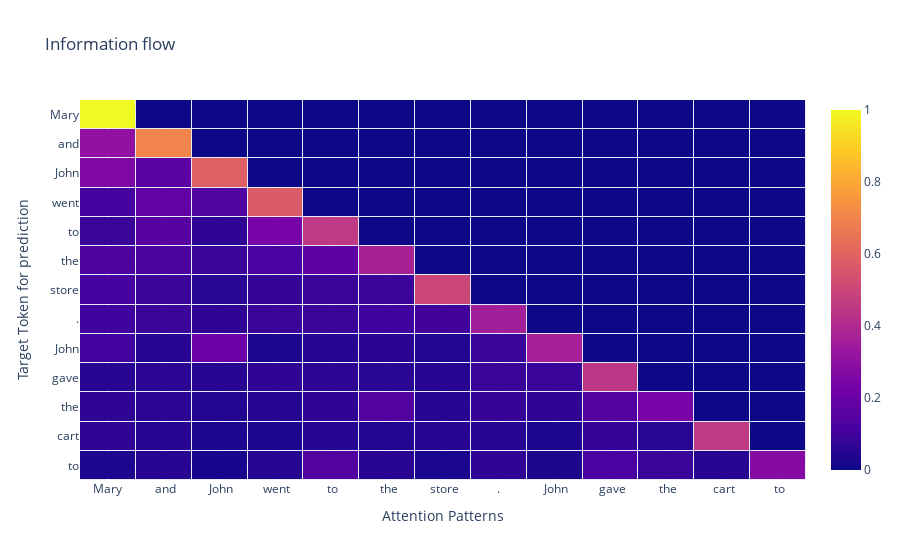
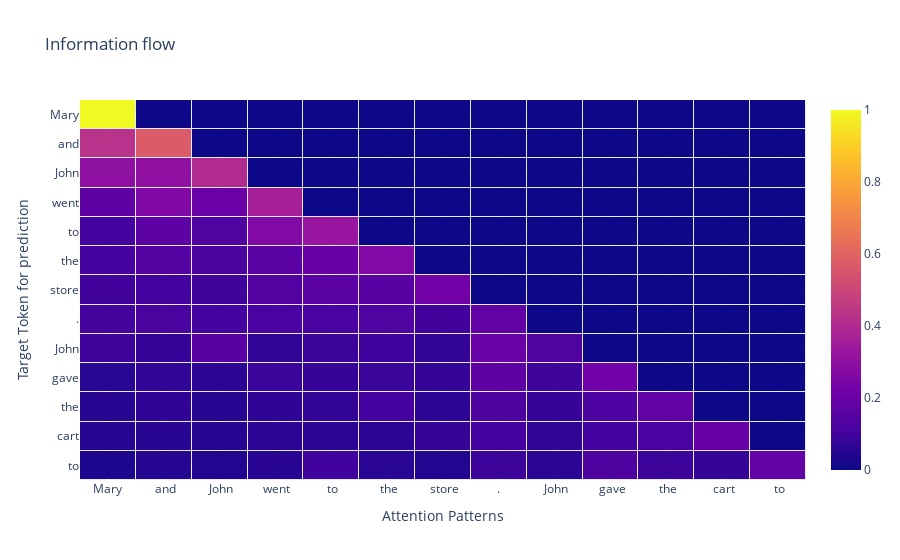
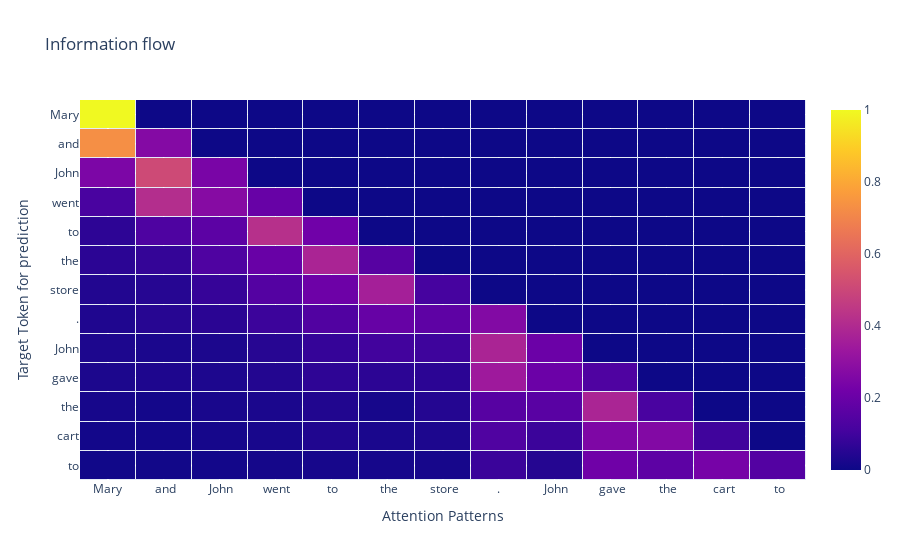
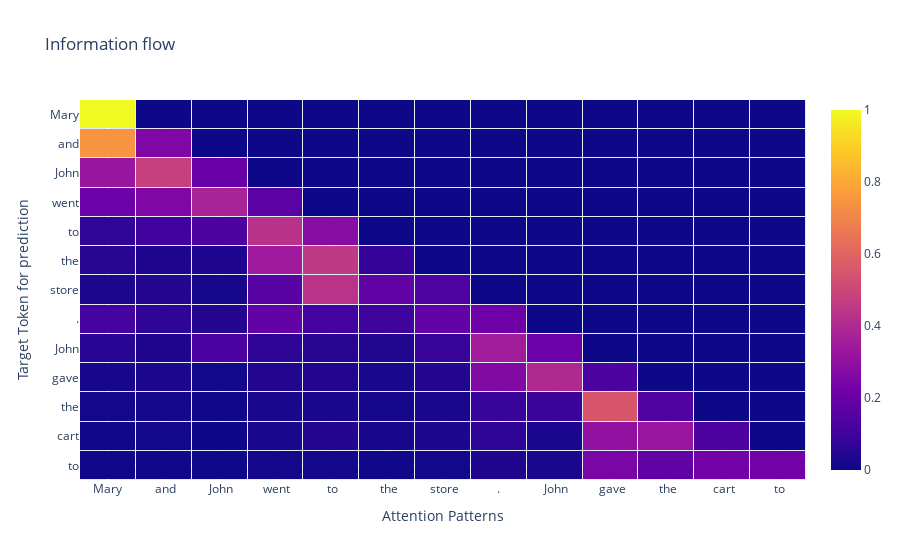

Write notebook code for charts like these, in order.
### Code cell
plot_info_flow("Mary and John went to the store. John gave the cart to", by_layer=True)

### Figure 1 — Plotly figure (JSON) as saved in the notebook; plotly's stock layout.template omitted (floating-point values rounded to 4 significant figures; data arrays with more than 128 entries replaced by an {"elided": "..."} marker saying what was removed)
{"data": [{"dx": 1, "dy": 1, "type": "heatmap", "x0": 0, "xaxis": "x", "xgap": 1, "y0": 0, "yaxis": "y", "ygap": 1, "z": {"elided": "13x13 float values"}}], "layout": {"title": {"text": "Information flow"}, "xaxis": {"tickfont": {"size": 12}, "tickmode": "array", "ticktext": ["Mary", " and", " John", " went", " to", " the", " store", ".", " John", " gave", " the", " cart", " to"], "tickvals": [0, 1, 2, 3, 4, 5, 6, 7, 8, 9, 10, 11, 12], "title": {"text": "Attention Patterns"}}, "yaxis": {"tickfont": {"size": 12}, "tickmode": "array", "ticktext": [" to", " cart", " the", " gave", " John", ".", " store", " the", " to", " went", " John", " and", "Mary"], "tickvals": [0, 1, 2, 3, 4, 5, 6, 7, 8, 9, 10, 11, 12], "title": {"text": "Target Token for prediction"}}}}

### Figure 2 — Plotly figure (JSON) as saved in the notebook; plotly's stock layout.template omitted (floating-point values rounded to 4 significant figures; data arrays with more than 128 entries replaced by an {"elided": "..."} marker saying what was removed)
{"data": [{"dx": 1, "dy": 1, "type": "heatmap", "x0": 0, "xaxis": "x", "xgap": 1, "y0": 0, "yaxis": "y", "ygap": 1, "z": {"elided": "13x13 float values"}}], "layout": {"title": {"text": "Information flow"}, "xaxis": {"tickfont": {"size": 12}, "tickmode": "array", "ticktext": ["Mary", " and", " John", " went", " to", " the", " store", ".", " John", " gave", " the", " cart", " to"], "tickvals": [0, 1, 2, 3, 4, 5, 6, 7, 8, 9, 10, 11, 12], "title": {"text": "Attention Patterns"}}, "yaxis": {"tickfont": {"size": 12}, "tickmode": "array", "ticktext": [" to", " cart", " the", " gave", " John", ".", " store", " the", " to", " went", " John", " and", "Mary"], "tickvals": [0, 1, 2, 3, 4, 5, 6, 7, 8, 9, 10, 11, 12], "title": {"text": "Target Token for prediction"}}}}

### Figure 3 — Plotly figure (JSON) as saved in the notebook; plotly's stock layout.template omitted (floating-point values rounded to 4 significant figures; data arrays with more than 128 entries replaced by an {"elided": "..."} marker saying what was removed)
{"data": [{"dx": 1, "dy": 1, "type": "heatmap", "x0": 0, "xaxis": "x", "xgap": 1, "y0": 0, "yaxis": "y", "ygap": 1, "z": {"elided": "13x13 float values"}}], "layout": {"title": {"text": "Information flow"}, "xaxis": {"tickfont": {"size": 12}, "tickmode": "array", "ticktext": ["Mary", " and", " John", " went", " to", " the", " store", ".", " John", " gave", " the", " cart", " to"], "tickvals": [0, 1, 2, 3, 4, 5, 6, 7, 8, 9, 10, 11, 12], "title": {"text": "Attention Patterns"}}, "yaxis": {"tickfont": {"size": 12}, "tickmode": "array", "ticktext": [" to", " cart", " the", " gave", " John", ".", " store", " the", " to", " went", " John", " and", "Mary"], "tickvals": [0, 1, 2, 3, 4, 5, 6, 7, 8, 9, 10, 11, 12], "title": {"text": "Target Token for prediction"}}}}

### Figure 4 — Plotly figure (JSON) as saved in the notebook; plotly's stock layout.template omitted (floating-point values rounded to 4 significant figures; data arrays with more than 128 entries replaced by an {"elided": "..."} marker saying what was removed)
{"data": [{"dx": 1, "dy": 1, "type": "heatmap", "x0": 0, "xaxis": "x", "xgap": 1, "y0": 0, "yaxis": "y", "ygap": 1, "z": {"elided": "13x13 float values"}}], "layout": {"title": {"text": "Information flow"}, "xaxis": {"tickfont": {"size": 12}, "tickmode": "array", "ticktext": ["Mary", " and", " John", " went", " to", " the", " store", ".", " John", " gave", " the", " cart", " to"], "tickvals": [0, 1, 2, 3, 4, 5, 6, 7, 8, 9, 10, 11, 12], "title": {"text": "Attention Patterns"}}, "yaxis": {"tickfont": {"size": 12}, "tickmode": "array", "ticktext": [" to", " cart", " the", " gave", " John", ".", " store", " the", " to", " went", " John", " and", "Mary"], "tickvals": [0, 1, 2, 3, 4, 5, 6, 7, 8, 9, 10, 11, 12], "title": {"text": "Target Token for prediction"}}}}
